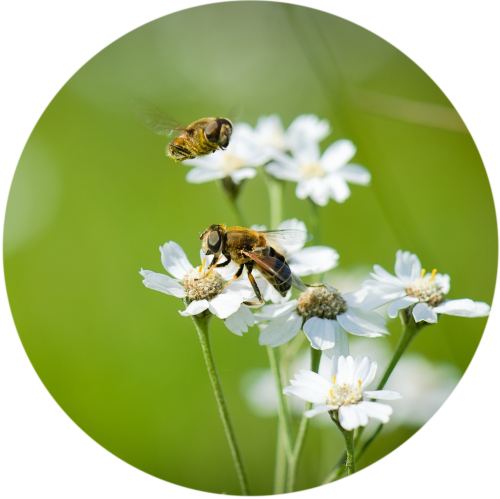
#> input picture images_web/Ach_pta_Eristalis.png, 1000 x 997 px, given in place of Blizna_Suc_pra_2.jpg, which was not available (shown at 1/2 size)
$ python make_pollen_node_images.py
#> lines starting #> are read from the running program, lines starting #| are printed output that depends on the picture
"""Split node images for the pollen-transfer concept: left half = plant photo, right half = Succisa stigma."""
from PIL import Image, ImageDraw

S = 1200  # output size (px)
plants = {
    "centaurea": "images/Centaurea_jaceae.png", "succisa": "images/Succisa_pratensis.png",
    "achillea": "images/Achillea_ptarmica.png", "selinum": "images/Selinum_carvifolia.png",
    "ranunculus": "images/Ranunculus_acris.png", "pimpinella": "images/Pimpinella_saxifraga.png",
}

# Stigma: place the stigma head centre in the middle of the right half, on a white canvas
stigma = Image.open("images/Blizna_Suc_pra_2.jpg").convert("RGB")
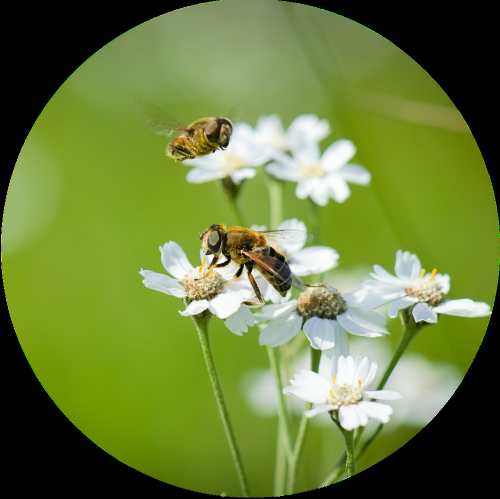
#> stigma: PIL image 1000x997 RGB (shown at 1/2 size); mean R, G, B 108.2, 126.4, 60
# Paint out the air bubbles of the microscope slide (centre x, y, radius in the original photo)
bubbles = [(476, 570, 185), (124, 1811, 175), (2712, 3892, 400), (3096, 1140, 160)]
draw = ImageDraw.Draw(stigma)
#> (the run stopped early here; a loop or call above may not have finished)

$ run again, on images_web/Blizna_Suc_pra_2_round.png
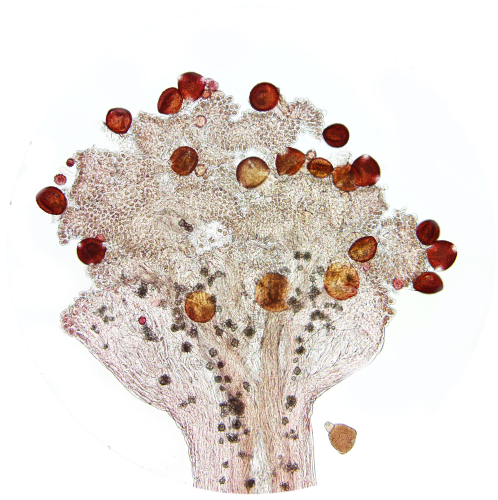
#> input picture images_web/Blizna_Suc_pra_2_round.png, 996 x 1000 px, given in place of Blizna_Suc_pra_2.jpg, which was not available (shown at 1/2 size)
#> `stigma = Image.open("images/Blizna_Suc_pra_2.jpg").convert("RGB")`:
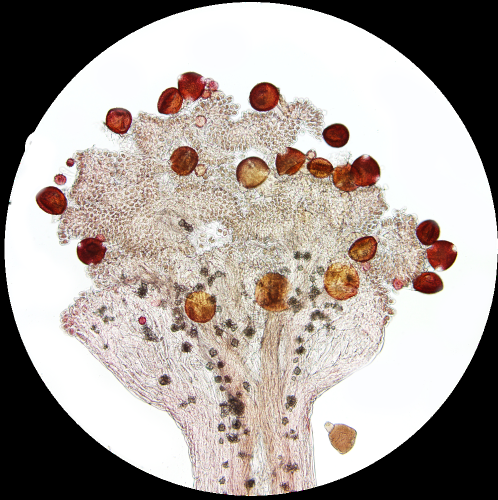
#> stigma: PIL image 996x1000 RGB (shown at 1/2 size); mean R, G, B 168.5, 160.2, 155.2

$ run again, on images_web/E.interuptus_round.png
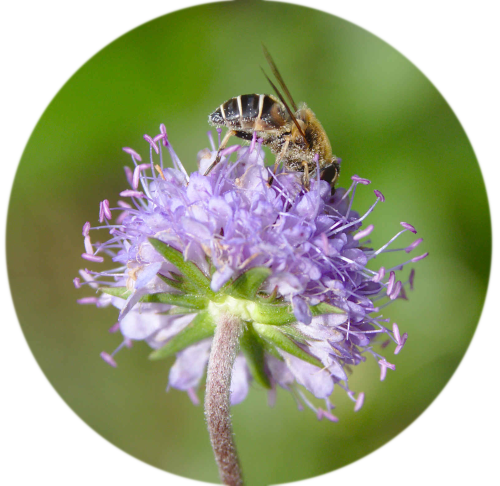
#> input picture images_web/E.interuptus_round.png, 1000 x 971 px, given in place of Blizna_Suc_pra_2.jpg, which was not available (shown at 1/2 size)
#> `stigma = Image.open("images/Blizna_Suc_pra_2.jpg").convert("RGB")`:
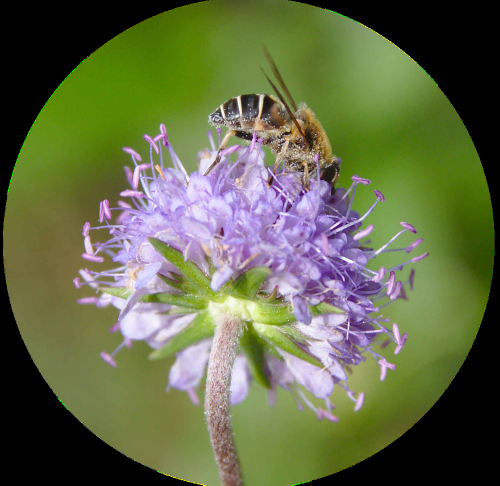
#> stigma: PIL image 1000x971 RGB (shown at 1/2 size); mean R, G, B 99.2, 106.9, 71.5
